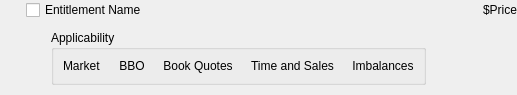
<?xml version="1.0" encoding="UTF-8"?>
<ui version="4.0">
 <class>EntitlementEntryWidget</class>
 <widget class="QWidget" name="EntitlementEntryWidget">
  <property name="geometry">
   <rect>
    <x>0</x>
    <y>0</y>
    <width>517</width>
    <height>95</height>
   </rect>
  </property>
  <property name="sizePolicy">
   <sizepolicy hsizetype="Preferred" vsizetype="Maximum">
    <horstretch>0</horstretch>
    <verstretch>0</verstretch>
   </sizepolicy>
  </property>
  <property name="windowTitle">
   <string>Form</string>
  </property>
  <layout class="QVBoxLayout" name="verticalLayout" stretch="0,1">
   <property name="spacing">
    <number>0</number>
   </property>
   <property name="leftMargin">
    <number>0</number>
   </property>
   <property name="topMargin">
    <number>0</number>
   </property>
   <property name="rightMargin">
    <number>0</number>
   </property>
   <property name="bottomMargin">
    <number>0</number>
   </property>
   <item>
    <layout class="QHBoxLayout" name="m_entryLayout">
     <item>
      <widget class="Spire::UI::ExpandButton" name="m_expandButton" native="true">
       <property name="sizePolicy">
        <sizepolicy hsizetype="Fixed" vsizetype="Fixed">
         <horstretch>0</horstretch>
         <verstretch>0</verstretch>
        </sizepolicy>
       </property>
       <property name="minimumSize">
        <size>
         <width>16</width>
         <height>16</height>
        </size>
       </property>
       <property name="maximumSize">
        <size>
         <width>16</width>
         <height>16</height>
        </size>
       </property>
      </widget>
     </item>
     <item>
      <spacer name="m_expandToGrantSpacer">
       <property name="orientation">
        <enum>Qt::Horizontal</enum>
       </property>
       <property name="sizeType">
        <enum>QSizePolicy::Fixed</enum>
       </property>
       <property name="sizeHint" stdset="0">
        <size>
         <width>10</width>
         <height>20</height>
        </size>
       </property>
      </spacer>
     </item>
     <item>
      <widget class="QCheckBox" name="m_entitlementLabel">
       <property name="text">
        <string>Entitlement Name</string>
       </property>
      </widget>
     </item>
     <item>
      <spacer name="m_labelToPriceSpacer">
       <property name="orientation">
        <enum>Qt::Horizontal</enum>
       </property>
       <property name="sizeHint" stdset="0">
        <size>
         <width>40</width>
         <height>20</height>
        </size>
       </property>
      </spacer>
     </item>
     <item>
      <widget class="QLabel" name="m_priceLabel">
       <property name="sizePolicy">
        <sizepolicy hsizetype="Fixed" vsizetype="Preferred">
         <horstretch>0</horstretch>
         <verstretch>0</verstretch>
        </sizepolicy>
       </property>
       <property name="minimumSize">
        <size>
         <width>75</width>
         <height>0</height>
        </size>
       </property>
       <property name="maximumSize">
        <size>
         <width>75</width>
         <height>16777215</height>
        </size>
       </property>
       <property name="text">
        <string>$Price</string>
       </property>
       <property name="alignment">
        <set>Qt::AlignRight|Qt::AlignTrailing|Qt::AlignVCenter</set>
       </property>
       <property name="margin">
        <number>6</number>
       </property>
      </widget>
     </item>
    </layout>
   </item>
   <item>
    <widget class="QWidget" name="m_applicabilityTable" native="true">
     <layout class="QHBoxLayout" name="horizontalLayout_2">
      <item>
       <spacer name="m_applicabilityLeftSpacer">
        <property name="orientation">
         <enum>Qt::Horizontal</enum>
        </property>
        <property name="sizeType">
         <enum>QSizePolicy::Fixed</enum>
        </property>
        <property name="sizeHint" stdset="0">
         <size>
          <width>42</width>
          <height>42</height>
         </size>
        </property>
       </spacer>
      </item>
      <item>
       <widget class="QGroupBox" name="m_applicabilityGroupBox">
        <property name="sizePolicy">
         <sizepolicy hsizetype="Preferred" vsizetype="Fixed">
          <horstretch>0</horstretch>
          <verstretch>0</verstretch>
         </sizepolicy>
        </property>
        <property name="title">
         <string>Applicability</string>
        </property>
        <layout class="QVBoxLayout" name="verticalLayout_3">
         <item>
          <layout class="QGridLayout" name="m_applicabilityTableLayout">
           <property name="horizontalSpacing">
            <number>18</number>
           </property>
           <property name="verticalSpacing">
            <number>4</number>
           </property>
           <item row="0" column="3">
            <widget class="QLabel" name="m_timeAndSalesLabel">
             <property name="sizePolicy">
              <sizepolicy hsizetype="Preferred" vsizetype="Maximum">
               <horstretch>0</horstretch>
               <verstretch>0</verstretch>
              </sizepolicy>
             </property>
             <property name="text">
              <string>Time and Sales</string>
             </property>
             <property name="alignment">
              <set>Qt::AlignCenter</set>
             </property>
            </widget>
           </item>
           <item row="0" column="4">
            <widget class="QLabel" name="m_imbalancesLabel">
             <property name="sizePolicy">
              <sizepolicy hsizetype="Preferred" vsizetype="Maximum">
               <horstretch>0</horstretch>
               <verstretch>0</verstretch>
              </sizepolicy>
             </property>
             <property name="text">
              <string>Imbalances</string>
             </property>
             <property name="alignment">
              <set>Qt::AlignCenter</set>
             </property>
            </widget>
           </item>
           <item row="0" column="2">
            <widget class="QLabel" name="m_bookQuotesLabel">
             <property name="sizePolicy">
              <sizepolicy hsizetype="Preferred" vsizetype="Maximum">
               <horstretch>0</horstretch>
               <verstretch>0</verstretch>
              </sizepolicy>
             </property>
             <property name="text">
              <string>Book Quotes</string>
             </property>
             <property name="alignment">
              <set>Qt::AlignCenter</set>
             </property>
            </widget>
           </item>
           <item row="0" column="0">
            <widget class="QLabel" name="m_marketLabel">
             <property name="sizePolicy">
              <sizepolicy hsizetype="Preferred" vsizetype="Maximum">
               <horstretch>0</horstretch>
               <verstretch>0</verstretch>
              </sizepolicy>
             </property>
             <property name="text">
              <string>Market</string>
             </property>
            </widget>
           </item>
           <item row="0" column="1">
            <widget class="QLabel" name="m_bboLabel">
             <property name="sizePolicy">
              <sizepolicy hsizetype="Preferred" vsizetype="Maximum">
               <horstretch>0</horstretch>
               <verstretch>0</verstretch>
              </sizepolicy>
             </property>
             <property name="text">
              <string>BBO</string>
             </property>
             <property name="alignment">
              <set>Qt::AlignCenter</set>
             </property>
            </widget>
           </item>
          </layout>
         </item>
        </layout>
       </widget>
      </item>
      <item>
       <spacer name="m_applicabilityRightSpacer">
        <property name="orientation">
         <enum>Qt::Horizontal</enum>
        </property>
        <property name="sizeHint" stdset="0">
         <size>
          <width>39</width>
          <height>42</height>
         </size>
        </property>
       </spacer>
      </item>
     </layout>
    </widget>
   </item>
  </layout>
 </widget>
 <customwidgets>
  <customwidget>
   <class>Spire::UI::ExpandButton</class>
   <extends>QWidget</extends>
   <header>Spire/UI/ExpandButton.hpp</header>
   <container>1</container>
  </customwidget>
 </customwidgets>
 <resources/>
 <connections/>
</ui>
